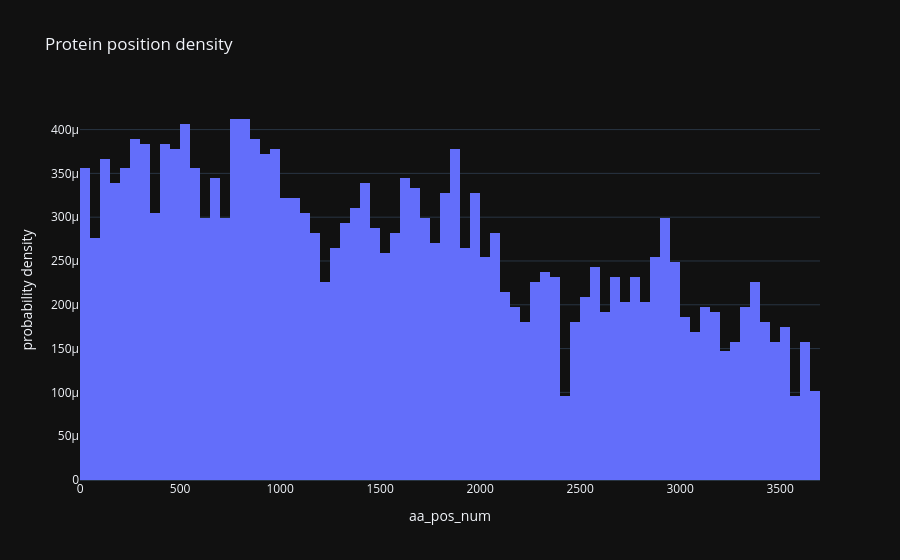

The notebook cell saved with this chart:
### Markdown cell above
## 8. 📊 protein density plot

### Code cell
tmp = d[['aa_pos_num']].dropna()
fig = px.histogram(tmp, x='aa_pos_num', nbins=100, histnorm='probability density', title='Protein position density')
fig.show()

### Figure 1 — Plotly figure (JSON) as saved in the notebook; plotly's stock layout.template omitted (floating-point values rounded to 4 significant figures; data arrays with more than 128 entries replaced by an {"elided": "..."} marker saying what was removed)
{"data": [{"bingroup": "x", "histnorm": "probability density", "hovertemplate": "aa_pos_num=%{x}<br>probability density=%{y}<extra></extra>", "legendgroup": "", "marker": {"color": "#636efa", "pattern": {"shape": ""}}, "name": "", "nbinsx": 100, "orientation": "v", "showlegend": false, "x": {"elided": "3543 float values"}, "xaxis": "x", "yaxis": "y", "type": "histogram"}], "layout": {"xaxis": {"anchor": "y", "domain": [0.0, 1.0], "title": {"text": "aa_pos_num"}}, "yaxis": {"anchor": "x", "domain": [0.0, 1.0], "title": {"text": "probability density"}}, "legend": {"tracegroupgap": 0}, "title": {"text": "Protein position density"}, "barmode": "relative"}}
